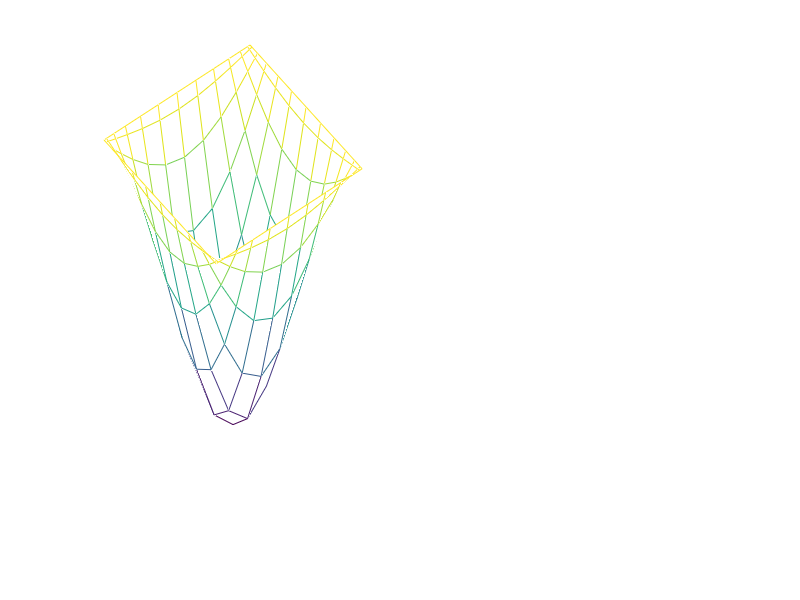

Write the MATLAB code that produced this figure. (Note: this script raises an error after producing the figure.)
% Interpolation test

% Demonstrates use of Barycentric Lagrange Interpolation on a rectangle
%
% Compute the first eiegenfunction of the Laplace operator on the
% unit square using a Chebyshev-tau method

N=12;

N1=N+1;
D=zeros(N1,N1);

for k=1:N
    D(k,k+1:2:N1) = 2*(k:2:N);
end

D(1,:)=D(1,:)/2;

% Chebyshev on a square (same trunation in both directions);
x=cos(pi*(0:N)/N)';
y=x;

D2=D*D;
I=eye(N1);

L=-D2;
L(N,:)=1.^(0:N);
L(N1,:)=(-1).^(0:N);

L2D=kron(L,I)+kron(I,L);

[S,E]=eig(L2D);
E=diag(E);
[val,dex]=min(E);
uhat=S(:,dex);

Uhat=reshape(uhat,N1,N1);

F=fft([Uhat(1,:); [Uhat(2:N1,:);Uhat(N:-1:2,:)]/2]);
B=real(F(1:N1,:));
G=B.';
F=fft([G(1,:); [G(2:N1,:);G(N:-1:2,:)]/2]);
U=real(F(1:N1,:)).';

[xx,yy]=meshgrid(x,y);

subplot(1,2,1),mesh(xx,yy,U);
axis tight;
axis off;

xf=linspace(-1,1,50)';
yf=linspace(-1,1,50)';

[xxf,yyf]=meshgrid(xf,yf);

Ui=barylag2d(U,x,y,xf,yf)

subplot(1,2,2),mesh(xxf,yyf,Ui);
axis tight;
axis off;
